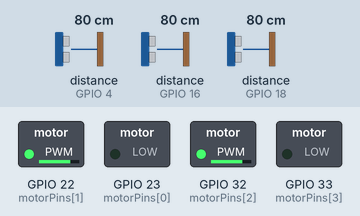
Recording of a sketch running on a simulated ESP32. Shown: switched loads named in the sketch (green lamp = pin HIGH). Wiring (inferred from the names in the program): 3 × ultrasonic range finder: trigger GPIO 17, echo GPIO 16 / trigger GPIO 19, echo GPIO 18 / trigger GPIO 21, echo GPIO 4. Dashed ring = blinking. The test bench sets the inputs (shaded band); at power-on: distance to the obstacle (sensors on GPIO 16, GPIO 18, GPIO 4) 80 cm. The echo pulse lasts 58.3 µs per cm; pins used as bus, display or sensor lines are not drawn; what the sketch prints to the serial monitor is not drawn.

Above: at 1.04 s.
2.8 s: distance to the obstacle (sensor on GPIO 16) set to 23 cm
6.3 s: distance to the obstacle (sensor on GPIO 16) set to 18 cm
At 7.3 s:
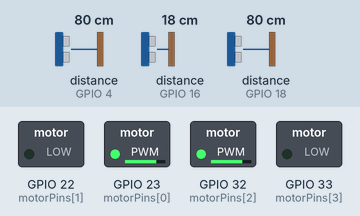
9.5 s: distance to the obstacle (sensor on GPIO 18) set to 9 cm
15.3 s: distance to the obstacle (sensor on GPIO 18) set to 6 cm
At 15.77 s:
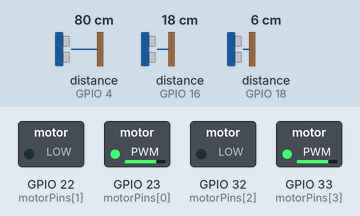
18.8 s: distance to the obstacle (sensor on GPIO 18) set to 18 cm
At 20.4 s:
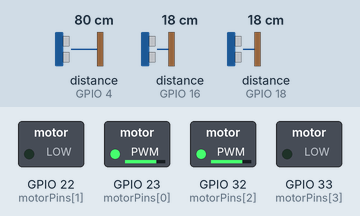
21.4 s: distance to the obstacle (sensor on GPIO 4) set to 10 cm
24.0 s: distance to the obstacle (sensor on GPIO 4) set to 7 cm
At 24.35 s:
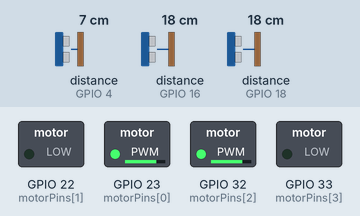
Timing chart, 0 to 28.5 s (numbered marks = the images above; inputs shaded):
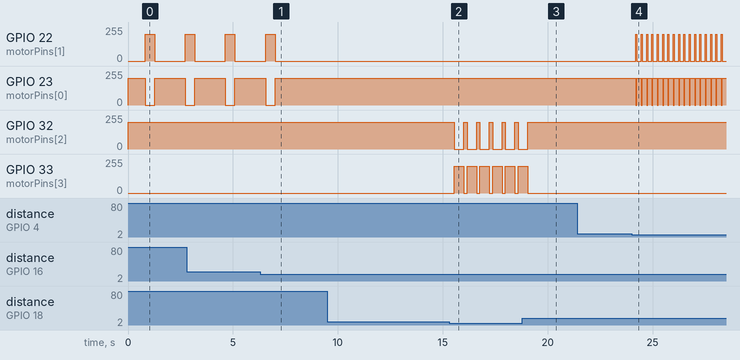

Measured:
- the behaviour switches between 21 and 20 cm on distance to the obstacle (sensor on GPIO 16) (found by bisection; images 0 and 1)
- the behaviour switches between 8 and 7 cm on distance to the obstacle (sensor on GPIO 18) (found by bisection; images 1 and 2)
- the behaviour switches between 9 and 8 cm on distance to the obstacle (sensor on GPIO 4) (found by bisection; images 3 and 4)
- after the input at 6.3 s, GPIO 22 (motorPins[1]): goes on until 7.0 s, then stays 0/255; GPIO 23 (motorPins[0]): goes on until 7.0 s, then stays 199/255
- after the input at 9.5 s, every drawn part: stays the same
- after the input at 15.3 s, GPIO 32 (motorPins[2]): alternates 199/255 for 0.15 s and 0/255 for 0.46 s, starting after 0.25 s; GPIO 33 (motorPins[3]): alternates 199/255 for 0.46 s and 0/255 for 0.15 s, starting after 0.25 s
- after the input at 18.8 s, GPIO 32 (motorPins[2]): goes on until 19.0 s, then stays 199/255; GPIO 33 (motorPins[3]): goes on until 19.0 s, then stays 0/255
- after the input at 21.4 s, every drawn part: stays the same
- after the input at 24.0 s, GPIO 22 (motorPins[1]): alternates 199/255 for 0.05 s and 0/255 for 0.20 s, starting after 0.20 s; GPIO 23 (motorPins[0]): alternates 199/255 for 0.20 s and 0/255 for 0.05 s, starting after 0.20 s

The sketch:

LALALA.ino
```cpp
long dF, dL, dR;
enum MotorPinID {
    L_F = 0,
    L_B,
    R_F,
    R_B,
    NUM_OF_MOTOR_PIN
};
enum UltrasonicPinID {
    U_F = 0,
    U_L,
    U_R,
    NUM_OF_ULTRASONIC_PIN
};

static const uint8_t motorPins[NUM_OF_MOTOR_PIN] = {23, 22, 32, 33};  // L_F, L_B, R_F, R_B
static const uint8_t usTrigPins[NUM_OF_ULTRASONIC_PIN] = {19, 17, 21};  // F, L, R
static const uint8_t usEchoPins[NUM_OF_ULTRASONIC_PIN] = {18, 16 ,4};  // F, L, R

void initialPins()
{
  // Attach pins to the PWM controller.
    ledcAttachPin(motorPins[L_F], L_F);
    ledcAttachPin(motorPins[L_B], L_B);
    ledcAttachPin(motorPins[R_F], R_F);
    ledcAttachPin(motorPins[R_B], R_B);
    ledcSetup(L_F, 10000, 8);   // 10kHz, 8 bit resolution
    ledcSetup(L_B, 10000, 8);   // 10kHz, 8 bit resolution
    ledcSetup(R_F, 10000, 8); // 10kHz, 8 bit resolution
    ledcSetup(R_B, 10000, 8); // 10kHz, 8 bit resolution
    ledcWrite(L_F, 0);
    ledcWrite(L_B, 0);
    ledcWrite(R_F, 0);
    ledcWrite(R_B, 0);
}

long ultrasonicGetDistance(uint8_t trig, uint8_t echo)
{
    long duration;

    pinMode(trig, OUTPUT);
    digitalWrite(trig, LOW);
    delayMicroseconds(2);
    digitalWrite(trig, HIGH);
    delayMicroseconds(5);
    digitalWrite(trig, LOW);

    pinMode(echo, INPUT);
    duration = pulseIn(echo, HIGH, 5000000L);
    return duration / 29 / 2;
}

void reportUltrasonic()
{
    //long dF, dL, dR;

    dF = ultrasonicGetDistance(usTrigPins[U_F], usEchoPins[U_F]);
    dL = ultrasonicGetDistance(usTrigPins[U_L], usEchoPins[U_L]);
    dR = ultrasonicGetDistance(usTrigPins[U_R], usEchoPins[U_R]);

    Serial.printf("F:%d cm, L:%d cm, R:%d cm ", dF, dL, dR);
    Serial.println();
}

void forward(){
  ledcWrite(L_F, 200);
  ledcWrite(L_B, 0);
  ledcWrite(R_F, 200);
  ledcWrite(R_B, 0);
  }
void back(){
  ledcWrite(L_F, 0);
  ledcWrite(L_B, 200);
  ledcWrite(R_F, 0);
  ledcWrite(R_B, 200);
  }
void pause(){
  ledcWrite(L_F, 0);
  ledcWrite(L_B, 0);
  ledcWrite(R_F, 0);
  ledcWrite(R_B, 0);
  }
void right(){
  ledcWrite(L_F, 200);
  ledcWrite(L_B, 0);
  ledcWrite(R_F, 0);
  ledcWrite(R_B, 200);
  }

void left(){
  ledcWrite(L_F, 0);
  ledcWrite(L_B, 200);
  ledcWrite(R_F, 200);
  ledcWrite(R_B, 0);
  }


void setup() {
  // put your setup code here, to run once:
  initialPins();
  Serial.begin(115200);


}
/*
* Hint: When if it comes to turn right or left, you can do a 90 angle right/left turn by setting 450 millisecond delay.
*
*/
void loop() {

  //get Ultrasonic info
  reportUltrasonic();

  //forward anyway
  forward();
  Serial.printf("forward");

  //If the car leans to right a little bit and comes close to wall at same time,then turns left a little bit.
  if((dR <= 8 || dR > 300) && dF > 8) {
    left();
    delay(50);
    Serial.printf("left a little");
  }

  //If the car leans to left little bit and comes close to wall at same time,then turns right a little bit.
  if((dL <= 8 || dL > 300)&& dF > 8 ) {
    right();
    delay(50);
    Serial.printf("right a little");
  }

  //Left first
  if(dL > 20) {
    Serial.printf("left turn");
    forward();
    delay(800);
    left();
    delay(450);
    forward();
    delay(500);
  } else {	//if car can't turn left, try to forward.
    if(dF > 7 && dF < 500) {
      Serial.printf("forward no barrier");
      forward();
      delay(50);
    } else {	//if car can't forward and turn left, turn right.
      Serial.printf("right turn");
      forward();
      delay(150);
      right();
      delay(300);

    }
  }
  delay(150);


}
```
